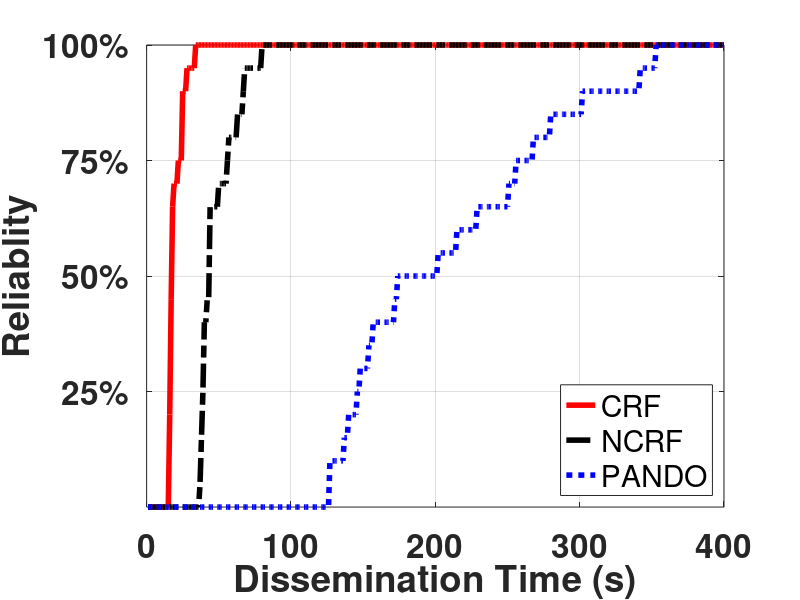

MATLAB code to generate this figure:

close all;
clear;
clc;

  timesort = cell2mat(struct2cell(load('eva_realiability_time.mat')));

   fig = figure('Position',[0 250 800 350]); 
  
   plot(timesort(:,1),timesort(:,2),'-', 'Color','r','LineWidth',4);
   hold on
   plot(timesort(:,1),timesort(:,3),'-.','Color','k','LineWidth',4);
   hold on
   plot(timesort(:,1),timesort(:,4),':','Color','b','LineWidth',4);
   hold off

   
   ylabel('Reliablity');
   yticks([0.25 0.5 0.75 1]);
   yticklabels({'25%','50%','75%','100%'});
   ylim([0,1]);
   xlabel('Dissemination Time (s)');
   xlim([0, timesort(end,1)]);
%    xticks(xrange);
%    xlim([10 50]);

   legend('CRF','NCRF', 'PANDO', 'Location','southeast');


    set(gca,'FontSize',24,'FontWeight', 'bold');
    grid on;
%     print -deps FDWiFiTraffic.eps
    saveas(gca, 'ReDisseTime.eps','epsc');
   